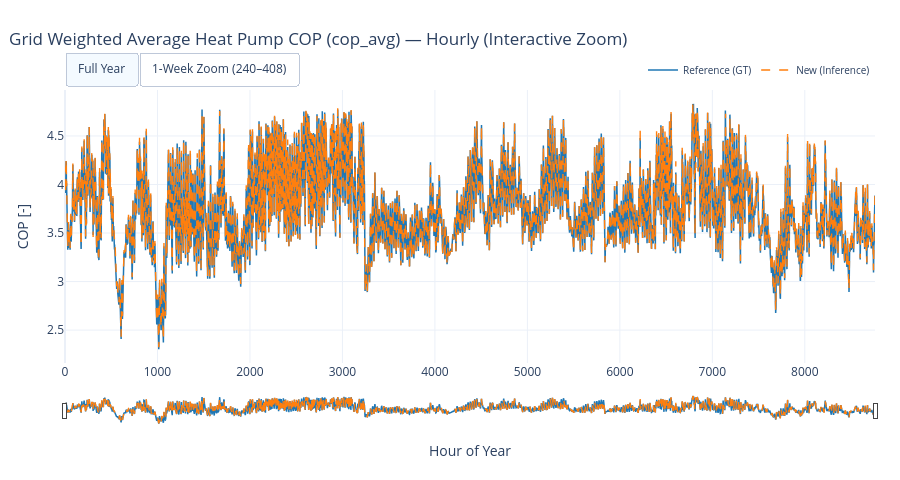

Notebook cell for this chart:
### Code cell
# Display the Grid's COP (average for every building, weighted by the building's total heat demand)
# Time serie for both the reference and the new .h5 files
def compute_weighted_cop(h5_path):
    """Exact get_heat_and_cop logic from GridForecast/0_preprocessing/0.extract_ML_data.ipynb."""
    with pd.HDFStore(h5_path, mode="r") as store:
        demand = store["urbs_in/demand"]
        eff_factor = store["urbs_in/eff_factor"]

    space_heat = demand.loc[:, demand.columns.get_level_values(1).str.startswith("space_heat")].droplevel(1, axis=1)
    water_heat = demand.loc[:, demand.columns.get_level_values(1).str.startswith("water_heat")].droplevel(1, axis=1)
    hp_cop = eff_factor.loc[:, eff_factor.columns.get_level_values(1).str.startswith("heatpump_air")].droplevel(1, axis=1)

    total_heat_cols = space_heat + water_heat
    denom = total_heat_cols.sum(axis=1)
    weighted_sum = hp_cop.multiply(total_heat_cols).sum(axis=1)

    weighted_cop = pd.Series(np.nan, index=denom.index, dtype=float)
    nonzero = denom != 0
    weighted_cop.loc[nonzero] = weighted_sum.loc[nonzero] / denom.loc[nonzero]
    weighted_cop.loc[~nonzero] = hp_cop.mean(axis=1).loc[~nonzero]
    return weighted_cop

cop_ref = compute_weighted_cop(path_to_Reference)
cop_new = compute_weighted_cop(path_2_NEW)

plot_feature_comparison(
    cop_ref, cop_new,
    title="Grid Weighted Average Heat Pump COP (cop_avg)",
    ylabel="COP [-]",
    zoom_start=240,
)

### Figure 1 — Plotly figure (JSON) as saved in the notebook; plotly's stock layout.template omitted (floating-point values rounded to 4 significant figures; data arrays with more than 128 entries replaced by an {"elided": "..."} marker saying what was removed)
{"data": [{"hovertemplate": "Ref: %{y:.4f}<extra></extra>", "line": {"color": "#1f77b4", "width": 1.5}, "mode": "lines", "name": "Reference (GT)", "type": "scatter", "x": {"elided": "8760 int values"}, "y": {"elided": "8760 float values"}}, {"hovertemplate": "New: %{y:.4f}<extra></extra>", "line": {"color": "#ff7f0e", "dash": "dash", "width": 1.4}, "mode": "lines", "name": "New (Inference)", "type": "scatter", "x": {"elided": "8760 int values"}, "y": {"elided": "8760 float values"}}], "layout": {"dragmode": "zoom", "height": 480, "hovermode": "x unified", "legend": {"font": {"size": 10}, "orientation": "h", "x": 1, "xanchor": "right", "y": 1.02, "yanchor": "bottom"}, "margin": {"b": 55, "l": 65, "r": 25, "t": 90}, "title": {"text": "Grid Weighted Average Heat Pump COP (cop_avg) — Hourly (Interactive Zoom)", "x": 0.01, "xanchor": "left"}, "updatemenus": [{"buttons": [{"args": [{"xaxis.range": [0, 8759], "yaxis.autorange": true}], "label": "Full Year", "method": "relayout"}, {"args": [{"xaxis.range": [240, 408], "yaxis.autorange": true}], "label": "1-Week Zoom (240–408)", "method": "relayout"}], "direction": "right", "showactive": true, "type": "buttons", "x": 0, "xanchor": "left", "y": 1.14, "yanchor": "top"}], "xaxis": {"range": [0, 8759], "rangeslider": {"thickness": 0.09, "visible": true}, "title": {"text": "Hour of Year"}}, "yaxis": {"fixedrange": false, "title": {"text": "COP [-]"}}}}
